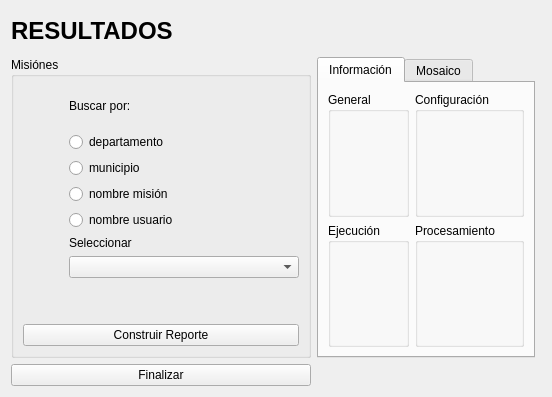
        <widget class="QWidget" name="area1Page5">
         <layout class="QGridLayout" name="gridLayout_24">
          <item row="0" column="0" colspan="2">
           <widget class="QLabel" name="label_13">
            <property name="minimumSize">
             <size>
              <width>0</width>
              <height>40</height>
             </size>
            </property>
            <property name="maximumSize">
             <size>
              <width>16777215</width>
              <height>40</height>
             </size>
            </property>
            <property name="font">
             <font>
              <pointsize>18</pointsize>
              <weight>75</weight>
              <italic>false</italic>
              <bold>true</bold>
             </font>
            </property>
            <property name="text">
             <string>RESULTADOS</string>
            </property>
            <property name="alignment">
             <set>Qt::AlignLeading|Qt::AlignLeft|Qt::AlignVCenter</set>
            </property>
           </widget>
          </item>
          <item row="2" column="1" colspan="2">
           <layout class="QHBoxLayout" name="horizontalLayout_4">
            <item>
             <widget class="QLabel" name="label_21">
              <property name="text">
               <string/>
              </property>
             </widget>
            </item>
            <item>
             <widget class="QLabel" name="label_22">
              <property name="maximumSize">
               <size>
                <width>40</width>
                <height>50</height>
               </size>
              </property>
              <property name="text">
               <string/>
              </property>
              <property name="pixmap">
               <pixmap resource="imagenes.qrc">:/uv/Imagenes/Univalle.svg</pixmap>
              </property>
              <property name="scaledContents">
               <bool>true</bool>
              </property>
             </widget>
            </item>
            <item>
             <widget class="QLabel" name="label_23">
              <property name="maximumSize">
               <size>
                <width>120</width>
                <height>50</height>
               </size>
              </property>
              <property name="text">
               <string/>
              </property>
              <property name="pixmap">
               <pixmap resource="imagenes.qrc">:/psi/Imagenes/PSI.svg</pixmap>
              </property>
              <property name="scaledContents">
               <bool>true</bool>
              </property>
             </widget>
            </item>
           </layout>
          </item>
          <item row="2" column="0">
           <widget class="QPushButton" name="inicioButton">
            <property name="maximumSize">
             <size>
              <width>300</width>
              <height>16777215</height>
             </size>
            </property>
            <property name="text">
             <string>Finalizar</string>
            </property>
           </widget>
          </item>
          <item row="1" column="0">
           <widget class="QGroupBox" name="groupBox_12">
            <property name="minimumSize">
             <size>
              <width>300</width>
              <height>0</height>
             </size>
            </property>
            <property name="title">
             <string>Misiónes </string>
            </property>
            <layout class="QGridLayout" name="gridLayout_25">
             <item row="0" column="1" colspan="3">
              <widget class="QLabel" name="label_39">
               <property name="text">
                <string>Buscar por:</string>
               </property>
              </widget>
             </item>
             <item row="3" column="1" colspan="3">
              <widget class="QRadioButton" name="radioButton_5">
               <property name="text">
                <string>nombre misión</string>
               </property>
              </widget>
             </item>
             <item row="5" column="0">
              <widget class="QLabel" name="label_41">
               <property name="maximumSize">
                <size>
                 <width>40</width>
                 <height>40</height>
                </size>
               </property>
               <property name="text">
                <string/>
               </property>
               <property name="pixmap">
                <pixmap resource="imagenes.qrc">:/resultados/Imagenes/PackIconos/resultados/ic_cloud_download.png</pixmap>
               </property>
               <property name="scaledContents">
                <bool>true</bool>
               </property>
              </widget>
             </item>
             <item row="9" column="2">
              <spacer name="verticalSpacer_10">
               <property name="orientation">
                <enum>Qt::Vertical</enum>
               </property>
               <property name="sizeHint" stdset="0">
                <size>
                 <width>20</width>
                 <height>40</height>
                </size>
               </property>
              </spacer>
             </item>
             <item row="2" column="1" colspan="3">
              <widget class="QRadioButton" name="radioButton_3">
               <property name="text">
                <string>municipio</string>
               </property>
              </widget>
             </item>
             <item row="1" column="1" colspan="3">
              <widget class="QRadioButton" name="resulDepradioButton">
               <property name="text">
                <string>departamento</string>
               </property>
              </widget>
             </item>
             <item row="0" column="0">
              <widget class="QLabel" name="label_38">
               <property name="minimumSize">
                <size>
                 <width>40</width>
                 <height>40</height>
                </size>
               </property>
               <property name="maximumSize">
                <size>
                 <width>40</width>
                 <height>40</height>
                </size>
               </property>
               <property name="text">
                <string/>
               </property>
               <property name="pixmap">
                <pixmap resource="imagenes.qrc">:/resultados/Imagenes/PackIconos/resultados/ic_pageview.png</pixmap>
               </property>
               <property name="scaledContents">
                <bool>true</bool>
               </property>
              </widget>
             </item>
             <item row="5" column="1" colspan="3">
              <widget class="QLabel" name="label_40">
               <property name="text">
                <string>Seleccionar</string>
               </property>
              </widget>
             </item>
             <item row="4" column="1" colspan="3">
              <widget class="QRadioButton" name="radioButton_4">
               <property name="text">
                <string>nombre usuario</string>
               </property>
              </widget>
             </item>
             <item row="7" column="1" colspan="3">
              <widget class="QComboBox" name="comboBox_3"/>
             </item>
             <item row="10" column="0" colspan="4">
              <widget class="QPushButton" name="pushButton_7">
               <property name="text">
                <string>Construir Reporte</string>
               </property>
               <property name="icon">
                <iconset resource="imagenes.qrc">
                 <normaloff>:/resultados/Imagenes/PackIconos/resultados/ic_note_add.png</normaloff>:/resultados/Imagenes/PackIconos/resultados/ic_note_add.png</iconset>
               </property>
               <property name="iconSize">
                <size>
                 <width>32</width>
                 <height>32</height>
                </size>
               </property>
              </widget>
             </item>
            </layout>
           </widget>
          </item>
          <item row="1" column="1">
           <widget class="QTabWidget" name="tabWidget_2">
            <property name="currentIndex">
             <number>0</number>
            </property>
            <widget class="QWidget" name="tab_4">
             <attribute name="title">
              <string>Información</string>
             </attribute>
             <layout class="QGridLayout" name="gridLayout_26">
              <item row="1" column="2" colspan="2">
               <widget class="QGroupBox" name="groupBox_17">
                <property name="title">
                 <string>Procesamiento</string>
                </property>
               </widget>
              </item>
              <item row="0" column="0" colspan="2">
               <widget class="QGroupBox" name="groupBox_18">
                <property name="title">
                 <string>General</string>
                </property>
               </widget>
              </item>
              <item row="0" column="2" colspan="2">
               <widget class="QGroupBox" name="groupBox_13">
                <property name="title">
                 <string>Configuración</string>
                </property>
               </widget>
              </item>
              <item row="1" column="0" colspan="2">
               <widget class="QGroupBox" name="groupBox_16">
                <property name="title">
                 <string>Ejecución</string>
                </property>
               </widget>
              </item>
             </layout>
            </widget>
            <widget class="QWidget" name="tab_5">
             <attribute name="title">
              <string>Mosaico</string>
             </attribute>
            </widget>
           </widget>
          </item>
         </layout>
        </widget>
